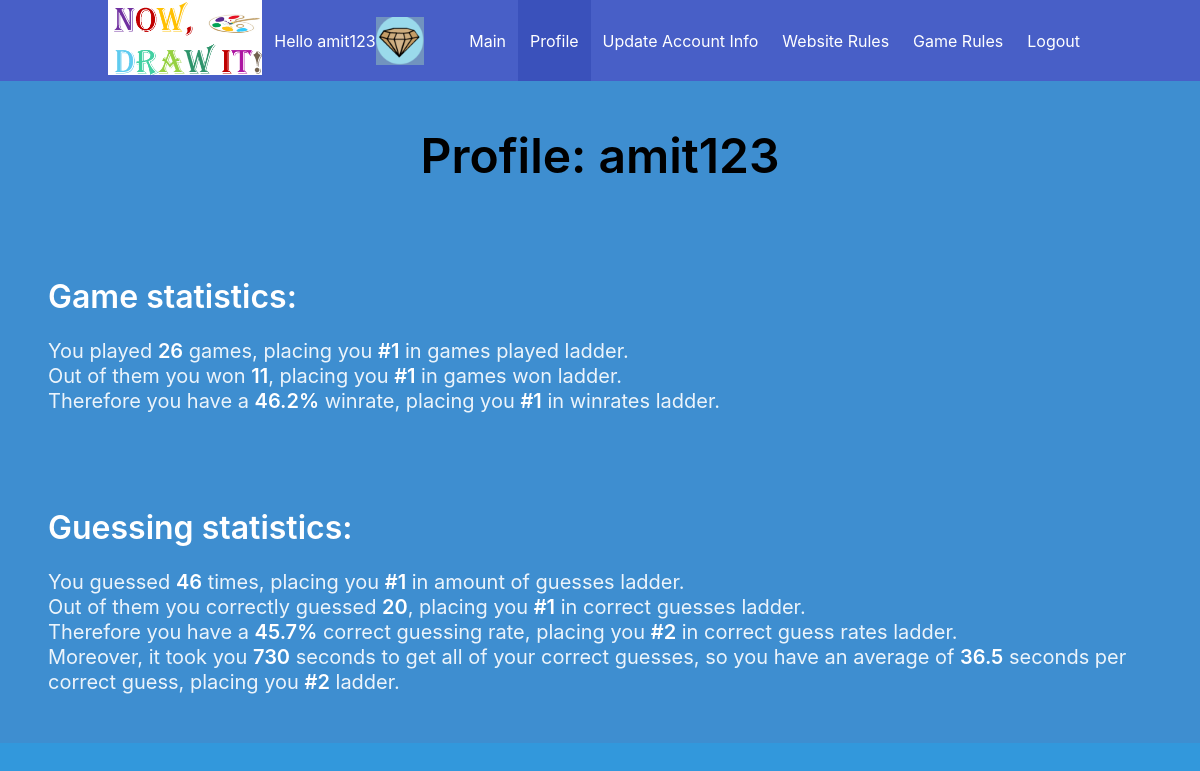
Page /profile (signed in) on the earlier database version.
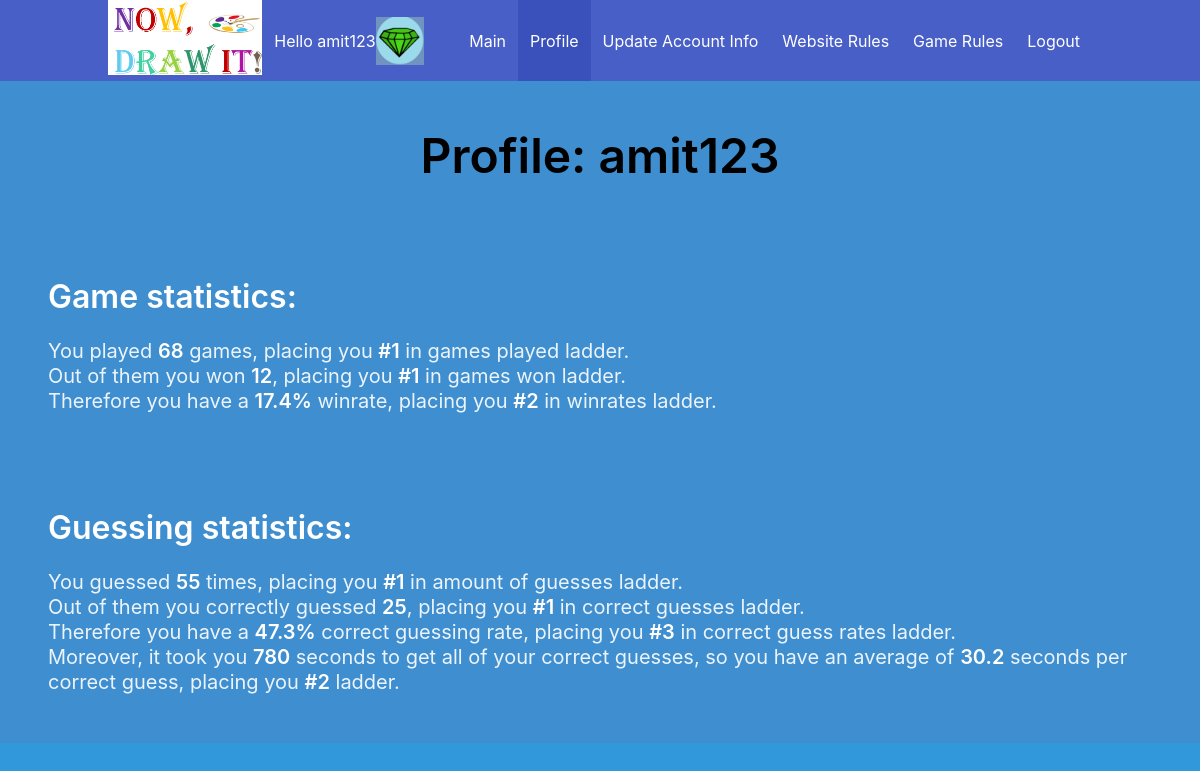
Same page on the later database version.
### main_server.py (models this page shows)
class UserTbl(db.Model):
    __tablename__ = 'user_tbl'
    id = db.Column(db.Integer, primary_key=True)
    username = db.Column(db.String(15), unique=True)
    email = db.Column(db.String(50))
    password = db.Column(db.String(80))
    image = db.Column(db.String(80))
    wins = db.Column(db.Integer)
    words_guessed_correctly = db.Column(db.Integer)
    seconds_took_to_guess = db.Column(db.Integer)
    all_guesses = db.Column(db.Integer)
    all_games = db.Column(db.Integer)
    games_winrate = db.Column(db.Float)
    correct_guess_rate = db.Column(db.Float)
    average_time_to_guess_correctly = db.Column(db.Float)

### main_server.py (the view)
@app.route('/profile', methods=['GET', 'POST'])
def profile():
    username = session['username']
    user = get_user_by_username(username)
    if not user:
        return render_template('no_guests_allowed.html', image=get_user_image(user))
    wins = user.wins
    amount_of_correct_guesses = user.words_guessed_correctly
    seconds_took_to_guess = user.seconds_took_to_guess
    amount_of_guesses = user.all_guesses
    amount_of_games = user.all_games
    games_winrate = user.games_winrate
    correct_guess_rate = user.correct_guess_rate
    avg_time_to_guess_correctly = user.average_time_to_guess_correctly
    sql = text('SELECT COUNT(user_tbl.id) FROM user_tbl WHERE user_tbl.all_games > ' + str(amount_of_games))
    place_by_games_played = db.engine.execute(sql).fetchall()[0][0] + 1
    sql = text('SELECT COUNT(user_tbl.id) FROM user_tbl WHERE user_tbl.wins > ' + str(wins))
    place_by_games_won = db.engine.execute(sql).fetchall()[0][0] + 1
    sql = text('SELECT COUNT(user_tbl.id) FROM user_tbl WHERE user_tbl.all_games >= 5 AND user_tbl.games_winrate > ' + str(games_winrate))
    place_by_winrate = db.engine.execute(sql).fetchall()[0][0] + 1
    sql = text('SELECT COUNT(user_tbl.id) FROM user_tbl WHERE user_tbl.all_guesses > ' + str(amount_of_guesses))
    place_by_amount_of_guesses = db.engine.execute(sql).fetchall()[0][0] + 1
    sql = text('SELECT COUNT(user_tbl.id) FROM user_tbl WHERE user_tbl.words_guessed_correctly > ' + str(amount_of_correct_guesses))
    place_by_amount_of_correct_guesses = db.engine.execute(sql).fetchall()[0][0] + 1
    sql = text('SELECT COUNT(user_tbl.id) FROM user_tbl WHERE user_tbl.all_guesses >= 5 AND user_tbl.correct_guess_rate > ' + str(correct_guess_rate))
    place_by_correct_guess_rate = db.engine.execute(sql).fetchall()[0][0] + 1
    sql = text('SELECT COUNT(user_tbl.id) FROM user_tbl WHERE user_tbl.all_guesses >= 5 AND user_tbl.average_time_to_guess_correctly > ' + str(avg_time_to_guess_correctly))
    place_by_average_seconds_per_correct_guess = db.engine.execute(sql).fetchall()[0][0] + 1
    return render_template('profile.html', amount_of_games_played=amount_of_games, place_by_games_played=place_by_games_played,
                           games_won=wins, place_by_games_won=place_by_games_won, games_winrate=games_winrate,
                           place_by_winrate=place_by_winrate, amount_of_guesses=amount_of_guesses, place_by_amount_of_guesses=place_by_amount_of_guesses,
                           amount_of_correct_guesses=amount_of_correct_guesses, place_by_amount_of_correct_guesses=place_by_amount_of_correct_guesses,
                           correct_guess_rate=correct_guess_rate, place_by_correct_guess_rate=place_by_correct_guess_rate,
                           seconds_took_to_guess=seconds_took_to_guess, seconds_for_correct_guess=avg_time_to_guess_correctly,
                           place_by_average_seconds_per_correct_guess=place_by_average_seconds_per_correct_guess,
                           username=username, image=get_user_image(user))

### main_server.py (called while the page is built)
def get_user_by_username(uname):
    myUser = UserTbl.query.filter_by(username=uname).first()
    return myUser

def get_user_image(user):
    if user:
        return user.image
    return "anonymous"

@app.before_request
def before_request():
    global next_guest_num
    if 'username' not in session:
        session['username'] = "Guest" + str(next_guest_num)
        next_guest_num += random.randint(1, 5)

### templates/profile.html (shortened to what this page needs)
<!DOCTYPE html>
<html lang="en">
<head>
    <link rel="stylesheet" type="text/css" href="{{url_for('static', filename='css/main.css')}}">
    <link rel="stylesheet" href="https://cdn.jsdelivr.net/npm/bulma@0.8.0/css/bulma.min.css">
</head>
<body style="background-color: #3298dc; height: 100vh;">
<div class="hero-head">
    <header class="navbar is-link">
        <div class="container">
            <div class="navbar-brand">
                <a>
                    <img src="{{url_for('static', filename='Images/logo.png')}}" style="height: 75px" alt="Logo">
                </a>
                <div class="navbar-item">
                    <div class="greet_div">
                        <div class="info">
                            <p class="greet">Hello {{ session.username }}</p>
                        </div>
                        <figure class="image is-48x48">
                            <img id="user_icon" class="js-modal-trigger" data-target="icon_choosing_div"
                                 src="static/Images/{{image}}.png" alt="Image" style="max-height: none;">
                        </figure>
                    </div>
                </div>
            </div>
            <div class="navbar-menu" id="nav-links">
                <div class="navbar-end">
                    <a class="navbar-item" href="{{url_for('main_page')}}">
                        Main
                    </a>
                    <a class="navbar-item is-active" href="{{url_for('profile')}}">
                        Profile
                    </a>
                    <a class="navbar-item" href="{{url_for('update_user_info')}}">
                        Update Account Info
                    </a>
                    <a class="navbar-item" href="{{url_for('website_rules')}}">
                        Website Rules
                    </a>
                    <a class="navbar-item" href="{{url_for('game_rules')}}">
                        Game Rules
                    </a>
                    <a class="navbar-item" href="{{url_for('logout')}}">
                        Logout
                    </a>
                </div>
            </div>
        </div>
    </header>
</div>
<section class="hero is-info">
    <div class="hero-body">
        <div class="has-text-centered">
            <h1 class="title is-1" style="color: black">Profile: {{session.username}}</h1>
        </div>
    </div>
</section>
<section class="hero is-info">
    <div class="hero-body">
        <p class="title">
            Game statistics:
        </p>
        <div class="content">
            <p class="subtitle">
                You played <strong>{{amount_of_games_played}}</strong> games, placing you <strong>#{{place_by_games_played}}</strong>
                in games played
                ladder.<br>
                Out of them you won <strong>{{games_won}}</strong>, placing you <strong>#{{place_by_games_won}}</strong>
                in games won ladder.<br>
                Therefore you have a <strong>{{games_winrate}}%</strong> winrate, placing you <strong>#{{place_by_winrate}}</strong>
                in winrates ladder.<br>
            </p>
        </div>
    </div>
</section>
<section class="hero is-info">
    <div class="hero-body">
        <p class="title">
            Guessing statistics:
        </p>
        <div class="content">
            <p class="subtitle">
                You guessed <strong>{{amount_of_guesses}}</strong> times, placing you <strong>#{{place_by_amount_of_guesses}}</strong>
                in amount of guesses
                ladder.<br>
                Out of them you correctly guessed <strong>{{amount_of_correct_guesses}}</strong>, placing you
                <strong>#{{place_by_amount_of_correct_guesses}}</strong>
                in correct guesses ladder.<br>
                Therefore you have a <strong>{{correct_guess_rate}}%</strong> correct guessing rate, placing you
                <strong>#{{place_by_correct_guess_rate}}</strong> in
                correct guess rates ladder.<br>
                Moreover, it took you <strong>{{seconds_took_to_guess}}</strong> seconds to get all of your correct
                guesses, so you have an average of <strong>{{seconds_for_correct_guess}}</strong>
                seconds per correct guess, placing you
                <strong>#{{place_by_average_seconds_per_correct_guess}}</strong>
                ladder.
            </p>
        </div>
    </div>
</section>
</body>
</html>

### static/css/main.css (style rules this page uses)
.greet_div { max-width: 15vw; position: relative; flex: 0 0 auto; display: flex; flex-direction: row; justify-content: space-between; align-items: center; }

Differences in the rows shown:
changed UserTbl "amit123": image: a different picture; games_winrate "46.2" → "17.4"; correct_guess_rate "45.7" → "47.3"; seconds_took_to_guess "730" → "780"; average_time_to_guess_correctly "36.5" → "30.2"
Other differences:
{{ amount_of_games_played }}: "26" → "68"
{{ games_won }}: "11" → "12"
{{ place_by_winrate }}: "1" → "2"
{{ amount_of_guesses }}: "46" → "55"
{{ amount_of_correct_guesses }}: "20" → "25"
{{ place_by_correct_guess_rate }}: "2" → "3"
